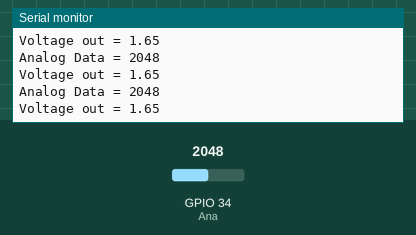
Recording of a sketch running on a simulated ESP32. Parts: the last lines printed to the serial monitor. The inputs (shaded band) are chosen by the test bench; at power-on: GPIO 34 (Ana) = 2048.

Above: at 1.3 s.
1.4 s: GPIO 34 (Ana) set to 2866
At 1.8 s:
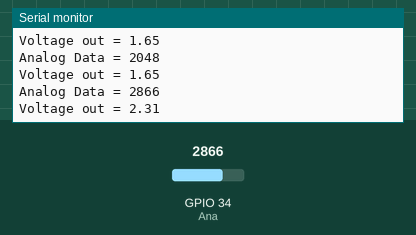
2.9 s: GPIO 34 (Ana) set to 3603
At 3.4 s:
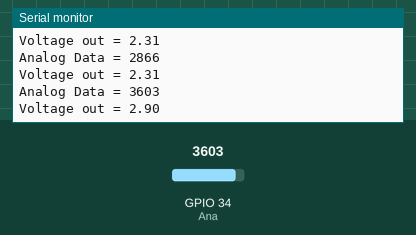
Timing chart, 0 to 5.9 s (numbered marks = the images above; inputs shaded):
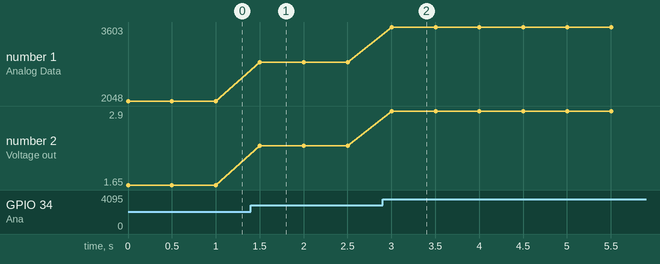

The sketch:

sketch_jul05h_Analog_1_st_.ino
```cpp
//How to use Analog PINs
#define Ana 34
void setup() {
  // put your setup code here, to run once:
Serial.begin(9600);
}
int ADC_data = 0;
float Vout = 0;
void loop() {
  // put your main code here, to run repeatedly:
ADC_data = analogRead(Ana);
Serial.print("Analog Data = ");
Serial.println(ADC_data);
Vout = ((3.3*ADC_data)/4096);
Serial.print("Voltage out = ");
Serial.println(Vout);
delay(500);
}
```

Measured:
- after the input at 1.4 s, the serial monitor: prints a new line after 0.10 s (image 1)
- after the input at 2.9 s, the serial monitor: prints a new line after 0.10 s (image 2)
- plotted number 1: 2048 → 2866 after the input at 1.4 s, 2866 → 3603 after the input at 2.9 s
- plotted number 2: 1.65 → 2.31 after the input at 1.4 s, 2.31 → 2.9 after the input at 2.9 s
